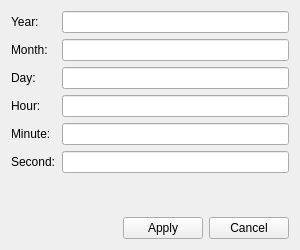
<?xml version="1.0" encoding="UTF-8"?>
<!--
  mbedit_goto.ui - Controls > Go To Specified Time of the swath editor (mbedit's
  bulletinBoard_goto). Loaded at runtime by src/mbedit/mbedit_window.cpp.
-->
<ui version="4.0">
 <class>MbEditGotoDialog</class>
 <widget class="QDialog" name="MbEditGotoDialog">
  <property name="geometry">
   <rect><x>0</x><y>0</y><width>300</width><height>250</height></rect>
  </property>
  <property name="windowTitle">
   <string>MBedit - Go To Specified Time</string>
  </property>
  <layout class="QVBoxLayout" name="mainLayout">
   <item>
    <layout class="QFormLayout" name="timeForm">
     <item row="0" column="0">
      <widget class="QLabel" name="yearLabel"><property name="text"><string>Year:</string></property></widget>
     </item>
     <item row="0" column="1">
      <widget class="QLineEdit" name="yearEdit"/>
     </item>
     <item row="1" column="0">
      <widget class="QLabel" name="monthLabel"><property name="text"><string>Month:</string></property></widget>
     </item>
     <item row="1" column="1">
      <widget class="QLineEdit" name="monthEdit"/>
     </item>
     <item row="2" column="0">
      <widget class="QLabel" name="dayLabel"><property name="text"><string>Day:</string></property></widget>
     </item>
     <item row="2" column="1">
      <widget class="QLineEdit" name="dayEdit"/>
     </item>
     <item row="3" column="0">
      <widget class="QLabel" name="hourLabel"><property name="text"><string>Hour:</string></property></widget>
     </item>
     <item row="3" column="1">
      <widget class="QLineEdit" name="hourEdit"/>
     </item>
     <item row="4" column="0">
      <widget class="QLabel" name="minuteLabel"><property name="text"><string>Minute:</string></property></widget>
     </item>
     <item row="4" column="1">
      <widget class="QLineEdit" name="minuteEdit"/>
     </item>
     <item row="5" column="0">
      <widget class="QLabel" name="secondLabel"><property name="text"><string>Second:</string></property></widget>
     </item>
     <item row="5" column="1">
      <widget class="QLineEdit" name="secondEdit"/>
     </item>
    </layout>
   </item>
   <item>
    <layout class="QHBoxLayout" name="buttonRow">
     <item>
      <spacer name="buttonSpacer">
       <property name="orientation"><enum>Qt::Horizontal</enum></property>
       <property name="sizeHint" stdset="0"><size><width>20</width><height>10</height></size></property>
      </spacer>
     </item>
     <item>
      <widget class="QPushButton" name="applyButton">
       <property name="text"><string>Apply</string></property>
       <property name="autoDefault"><bool>false</bool></property>
      </widget>
     </item>
     <item>
      <widget class="QPushButton" name="cancelButton">
       <property name="text"><string>Cancel</string></property>
       <property name="autoDefault"><bool>false</bool></property>
      </widget>
     </item>
    </layout>
   </item>
  </layout>
 </widget>
 <resources/>
 <connections/>
</ui>
